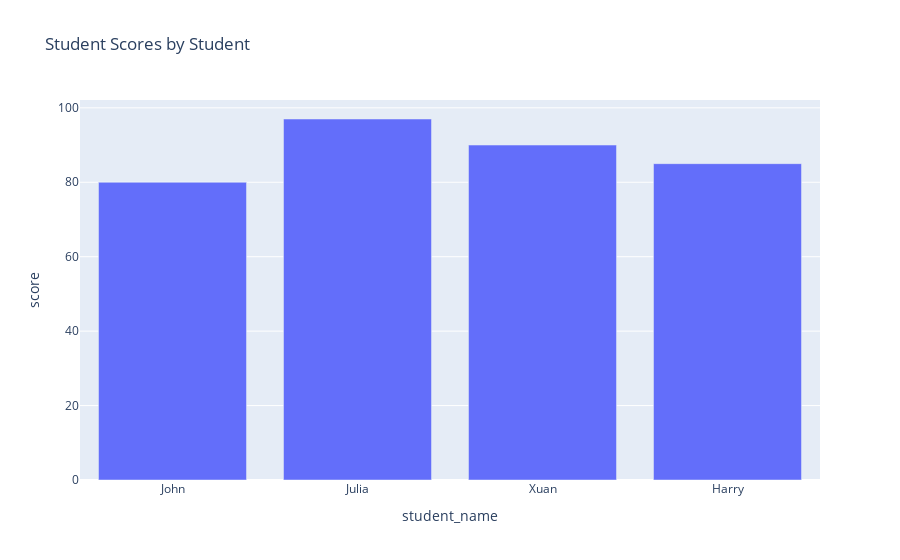

This figure's notebook cell:
### Code cell
# Create the box plot
fig = px.bar(data_frame=student_scores, 
             x='student_name', 
             y='score', 
             title='Student Scores by Student')

# Show the plot
fig.show()

### Figure 1 — Plotly figure (JSON) as saved in the notebook; plotly's stock layout.template omitted (floating-point values rounded to 4 significant figures)
{"data": [{"alignmentgroup": "True", "hovertemplate": "student_name=%{x}<br>score=%{y}<extra></extra>", "legendgroup": "", "marker": {"color": "#636efa", "pattern": {"shape": ""}}, "name": "", "offsetgroup": "", "orientation": "v", "showlegend": false, "textposition": "auto", "type": "bar", "x": ["John", "Julia", "Xuan", "Harry"], "xaxis": "x", "y": [80, 97, 90, 85], "yaxis": "y"}], "layout": {"barmode": "relative", "legend": {"tracegroupgap": 0}, "title": {"text": "Student Scores by Student"}, "xaxis": {"anchor": "y", "domain": [0, 1], "title": {"text": "student_name"}}, "yaxis": {"anchor": "x", "domain": [0, 1], "title": {"text": "score"}}}}
